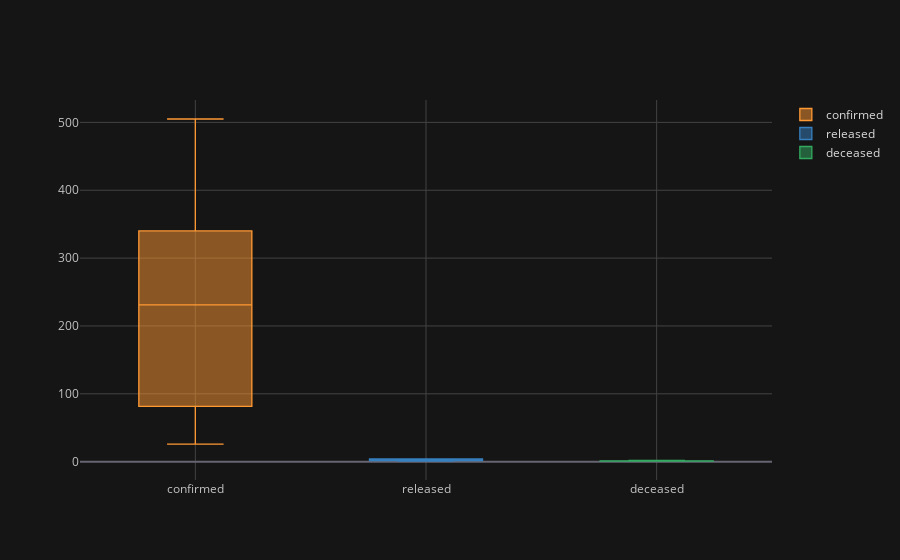

Source (notebook cell):
### Code cell
data_merged.set_index('date').iplot(kind='box')

### Figure 1 — Plotly figure (JSON) as saved in the notebook; plotly's stock layout.template omitted (floating-point values rounded to 4 significant figures)
{"data": [{"boxpoints": false, "line": {"width": 1.3}, "marker": {"color": "rgba(255, 153, 51, 1.0)"}, "name": "confirmed", "orientation": "v", "type": "box", "y": [26, 100, 231, 285, 505]}, {"boxpoints": false, "line": {"width": 1.3}, "marker": {"color": "rgba(55, 128, 191, 1.0)"}, "name": "released", "orientation": "v", "type": "box", "y": [4, 1, 4, 2, 2]}, {"boxpoints": false, "line": {"width": 1.3}, "marker": {"color": "rgba(50, 171, 96, 1.0)"}, "name": "deceased", "orientation": "v", "type": "box", "y": [1, 1, 2, 1, 1]}], "layout": {"legend": {"bgcolor": "#151516", "font": {"color": "#D9D9D9"}}, "paper_bgcolor": "#151516", "plot_bgcolor": "#151516", "title": {"font": {"color": "#D9D9D9"}}, "xaxis": {"gridcolor": "#434343", "showgrid": true, "tickfont": {"color": "#C2C2C2"}, "title": {"font": {"color": "#D9D9D9"}, "text": ""}, "zerolinecolor": "#666570"}, "yaxis": {"gridcolor": "#434343", "showgrid": true, "tickfont": {"color": "#C2C2C2"}, "title": {"font": {"color": "#D9D9D9"}, "text": ""}, "zerolinecolor": "#666570"}}}
